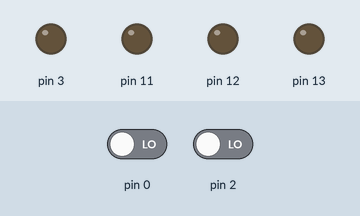
This sketch was run on a simulated Arduino Uno, built with avr-gcc and run on an emulated ATmega328P. On the bench: output pins drawn as LEDs (lit = HIGH). The test bench sets the inputs (shaded band); at power-on: pin 0 LOW, pin 2 LOW.

Above: at 0.1 s.
At 1.7 s:
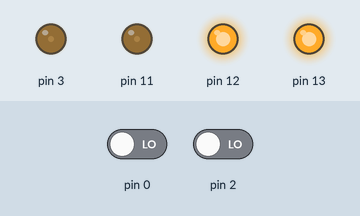
1.8 s: pin 0 driven HIGH
At 2.7 s:
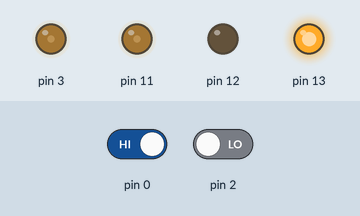
Timing chart, 0 to 4.8 s (numbered marks = the images above; inputs shaded):
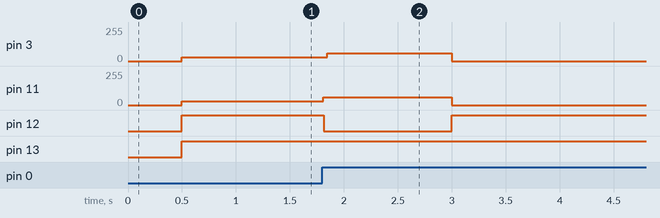

The sketch:

minisumo.ino
```cpp
//SUPERMINISUMO
//PUERTOS:
//D5 DIPSWITCH_1
//D6 DIPSWITCH_2
//D7 DIPSWITCH_3

// D8 LED  //Viriiiii!!!!!!
// D9 LED

// D10 START PIN

//A0-- A3 SENSORS

// MOTORES

//D3 MOTOR IZQUIERDA PWM
//D12 MOTOR IZQUIERDA DIRECCION

 // D11 MOTOR DERECHA PWM
 // D13 MOTOR DERECHA DIRECCION

//sensor izquierda
//sensor derecha
//sensor centro
unsigned long currentMillis = 0;
 int motor_izquierda = 1000;
 int motor_derecha = 1000;
 int motor_izquierda_centro = 1000;
 int motor_derecha_centro = 1000;
 int motor_izquierda_accel = 0x00;
 int motor_derecha_accel = 0x00;
 int motor_derecha_val = 0;
 int motor_izquierda_val = 0;
bool sensor_centro =  false;
bool sensor_derecha =  false;
bool sensor_izquierda =  false;
void setup() {
//MOTORES
pinMode(3, OUTPUT);
pinMode(12, OUTPUT);

pinMode(11, OUTPUT);
pinMode(13, OUTPUT);
//DIPSWITCH
pinMode(5,INPUT);
pinMode(6,INPUT);
pinMode(7,INPUT);

pinMode(10,INPUT);

  motor_derecha = 1030;
  motor_izquierda = 1030;
  currentMillis = millis();
delay(500);
}

void loop() {

  //digitalWrite(12,HIGH);
  //analogWrite(3,20);

  //digitalWrite(13,HIGH);
  //analogWrite(11,20);
if(currentMillis+3000>millis()){
if(digitalRead(0)){//izquierda
  motor_derecha = motor_derecha - 2;
  motor_izquierda = motor_izquierda + 3;
}
if(digitalRead(2)){//derecha
  motor_derecha = motor_derecha + 2;
  motor_izquierda = motor_izquierda - 1;
}

}else{
  //soft stop

  motor_derecha = 1000;
  motor_izquierda = 1000;

}


//ya funcionan los motores
if(motor_derecha_centro <= motor_derecha){
 //atras
  motor_derecha_val = motor_derecha - motor_derecha_centro;
  if(motor_derecha_val>60){
    motor_derecha_val = 60;
  }

  digitalWrite(12,HIGH);
  analogWrite(3,motor_derecha_val);
}else{
  //adelante
  motor_derecha_val = motor_derecha_centro - motor_derecha;
  if(motor_derecha_val>60){
    motor_derecha_val = 60;
  }
    digitalWrite(12,LOW);
  analogWrite(3,motor_derecha_val);
}


if(motor_izquierda_centro <= motor_izquierda){
 //atras
  motor_izquierda_val = motor_izquierda - motor_izquierda_centro;
    if(motor_izquierda_val>60){
    motor_izquierda_val = 60;
  }

  digitalWrite(13,HIGH);
  analogWrite(11,motor_izquierda_val);
}else{
  //adelante
  motor_izquierda_val = motor_izquierda_centro - motor_izquierda;
  if(motor_izquierda_val>60){
    motor_izquierda_val = 60;
  }
    digitalWrite(13,LOW);
  analogWrite(11,motor_izquierda_val);
}
    delay(1);
}
```

Measured:
- after the input at 1.8 s, pin 3: 30/255 → 60/255 after 0.05 s, → 0/255 1.2 s later; pin 11: 30/255 → 60/255 at once, → 0/255 1.2 s later; pin 12: HIGH → LOW at once, → HIGH 1.2 s later
